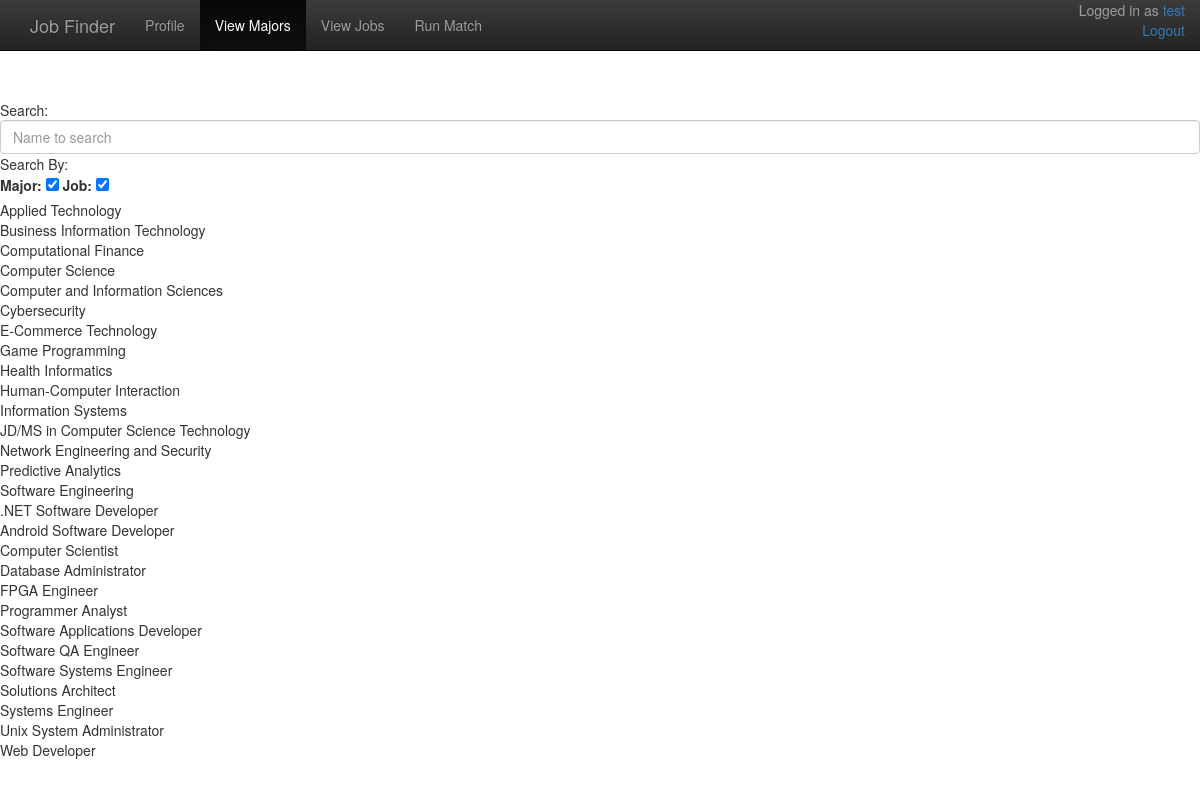
Screenshot of /main (signed in) with the database file from the repository.
### db_model.py (models this page shows, shortened)
class User(db.Model):
    __tablename__ =  'user'
    id = db.Column(db.Integer, primary_key=True)
    username = db.Column(db.String(50), unique=True)
    pwhash = db.Column(db.String())
    email = db.Column(db.String(120), nullable=True)
    firstName = db.Column(db.String())
    lastName = db.Column(db.String())
    current_session = db.Column(db.String())
    isAdmin = db.Column(db.Boolean, default=False)
    isFaculty = db.Column(db.Boolean, default=False)
    skill_id = db.Column(db.Integer, db.ForeignKey('skill.id'))
    skills = db.relationship("Skill")

class Degree(db.Model):
    __tablename__ = 'degree'
    id = db.Column(db.Integer, db.ForeignKey('skill.id'))
    name = db.Column(db.String(), primary_key=True)
    skills = db.relationship("Skill")

class Job(db.Model):
    __tablename__ = 'job'
    id = db.Column(db.Integer, db.ForeignKey('skill.id'))
    name = db.Column(db.String(), primary_key=True)
    skills = db.relationship("Skill")

### jobFinder.py (the view)
@app.route('/main', methods=['GET', 'POST'])
def main():
    majors = db.session.query(Degree.name).all()
    jobs = db.session.query(Job.name).all()
    try:
        current_user.username
    except AttributeError:
        return render_template('main.html', user=None, majors=majors, jobs=jobs)
    return render_template('main.html', user=current_user, majors=majors, jobs=jobs)

### jobFinder.py (called while the page is built)
@login_manager.user_loader
def load_user(user_id):
    return db.session.query(User).get(user_id)

### templates/main.html (shortened to what this page needs)
<!DOCTYPE html>
<html lang="en">
<head>
    <link rel="stylesheet" href="/static/bootstrap-theme.min.css">
    <link rel="stylesheet" href="/static/bootstrap.min.css">
    <link rel="stylesheet" href="https://cdnjs.cloudflare.com/ajax/libs/bootstrap3-dialog/1.34.7/css/bootstrap-dialog.min.css">
    <link href="/static/main/main.css" rel="stylesheet" type="text/css">
</head>
<body>
    <nav class="navbar navbar-inverse navbar-fixed-top">
        <div class="container">
            <div class="navbar-header">
                <a class="navbar-brand" href="login">
                    Job Finder
                </a>
            </div>
            <div id="navbar" class="navbar-collapse collapse">
                <ul class="nav navbar-nav">
                    {% if user %}
                    <li>
                        <a href="profile">
                            Profile
                        </a>
                    </li>
                    {% endif %}
                    <li class="active">
                        <a href="main">
                            View Majors
                        </a>
                    </li>
                    <li>
                        <a href="main">
                            View Jobs
                        </a>
                    </li>
                    <li>
                        <a href="match">
                            Run Match
                        </a>
                    </li>
                </ul>
                <ul class="nav navbar-nav navbar-right">
                    <div class="margin-info pull-right">
                        {% if user %}
                            <p class="margin-text" align="right">Logged in as <a href="/profile">{{ user.username }}</a>
                                <br/>
                                <a href="/logout">Logout</a>
                                <br/>
                            </p>
                        {% endif %}
                    </div>
                </ul>
            </div>
        </div>
    </nav>
    <br/>
    <br/>
    <br/>
    <br/>
    <br/>
    <div>Search:</div>
    <input type="text" id="searchFilt" class="form-control" placeholder="Name to search">
    <div>Search By:</div>
    <label for="majorCheck">Major:</label>
    <input type="checkbox" id="majorCheck">
    <label for="jobCheck">Job:</label>
    <input type="checkbox" id="jobCheck">
    <table id="majorTable">
        {% for major in majors %}
            <tr>
                <td>{{ major.name }}</td>
            </tr>
        {% endfor %}
    </table>
    <table id="jobTable">
        {% for job in jobs %}
            <tr>
                <td>{{ job.name }}</td>
            </tr>
        {% endfor %}
    </table>
</body>
</html>

### static/main/main.css (style rules this page uses)
.margin-text { color: #9d9d9d; }

### rows the page displays
User: username "test"
Degree: name "Applied Technology"
Degree: name "Business Information Technology"
Degree: name "Computational Finance"
Degree: name "Computer Science"
Degree: name "Computer and Information Sciences"
Degree: name "Cybersecurity"
Degree: name "E-Commerce Technology"
Degree: name "Game Programming"
Degree: name "Health Informatics"
Degree: name "Human-Computer Interaction"
Degree: name "Information Systems"
Degree: name "JD/MS in Computer Science Technology"
Degree: name "Network Engineering and Security"
Degree: name "Predictive Analytics"
Degree: name "Software Engineering"
Job: name ".NET Software Developer"
Job: name "Android Software Developer"
Job: name "Computer Scientist"
Job: name "Database Administrator"
Job: name "FPGA Engineer"
Job: name "Programmer Analyst"
Job: name "Software Applications Developer"
Job: name "Software QA Engineer"
Job: name "Software Systems Engineer"
Job: name "Solutions Architect"
Job: name "Systems Engineer"
Job: name "Unix System Administrator"
Job: name "Web Developer"
